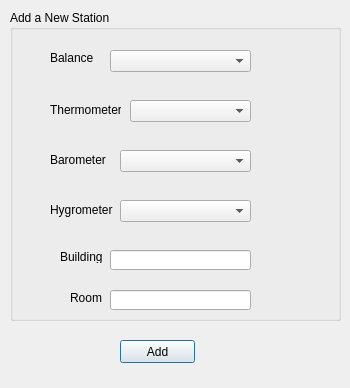
<?xml version="1.0" encoding="UTF-8"?>
<ui version="4.0">
 <class>Dialog</class>
 <widget class="QDialog" name="Dialog">
  <property name="geometry">
   <rect>
    <x>0</x>
    <y>0</y>
    <width>350</width>
    <height>388</height>
   </rect>
  </property>
  <property name="windowTitle">
   <string>Dialog</string>
  </property>
  <widget class="QGroupBox" name="groupBox">
   <property name="geometry">
    <rect>
     <x>10</x>
     <y>10</y>
     <width>331</width>
     <height>311</height>
    </rect>
   </property>
   <property name="title">
    <string>Add a New Station</string>
   </property>
   <widget class="QLabel" name="label">
    <property name="geometry">
     <rect>
      <x>40</x>
      <y>40</y>
      <width>47</width>
      <height>16</height>
     </rect>
    </property>
    <property name="text">
     <string>Balance</string>
    </property>
   </widget>
   <widget class="QLabel" name="label_2">
    <property name="geometry">
     <rect>
      <x>40</x>
      <y>90</y>
      <width>71</width>
      <height>20</height>
     </rect>
    </property>
    <property name="text">
     <string>Thermometer</string>
    </property>
   </widget>
   <widget class="QLabel" name="label_3">
    <property name="geometry">
     <rect>
      <x>40</x>
      <y>140</y>
      <width>71</width>
      <height>20</height>
     </rect>
    </property>
    <property name="text">
     <string>Barometer</string>
    </property>
   </widget>
   <widget class="QLabel" name="label_4">
    <property name="geometry">
     <rect>
      <x>40</x>
      <y>190</y>
      <width>71</width>
      <height>20</height>
     </rect>
    </property>
    <property name="text">
     <string>Hygrometer</string>
    </property>
   </widget>
   <widget class="QComboBox" name="balanceCombo">
    <property name="geometry">
     <rect>
      <x>100</x>
      <y>40</y>
      <width>141</width>
      <height>22</height>
     </rect>
    </property>
   </widget>
   <widget class="QComboBox" name="thermometerCombo">
    <property name="geometry">
     <rect>
      <x>120</x>
      <y>90</y>
      <width>121</width>
      <height>22</height>
     </rect>
    </property>
   </widget>
   <widget class="QComboBox" name="barometerCombo">
    <property name="geometry">
     <rect>
      <x>110</x>
      <y>140</y>
      <width>131</width>
      <height>22</height>
     </rect>
    </property>
   </widget>
   <widget class="QComboBox" name="hygrometerCombo">
    <property name="geometry">
     <rect>
      <x>110</x>
      <y>190</y>
      <width>131</width>
      <height>22</height>
     </rect>
    </property>
   </widget>
   <widget class="QLabel" name="label_5">
    <property name="geometry">
     <rect>
      <x>50</x>
      <y>240</y>
      <width>47</width>
      <height>13</height>
     </rect>
    </property>
    <property name="text">
     <string>Building</string>
    </property>
   </widget>
   <widget class="QLabel" name="label_6">
    <property name="geometry">
     <rect>
      <x>60</x>
      <y>280</y>
      <width>41</width>
      <height>16</height>
     </rect>
    </property>
    <property name="text">
     <string>Room</string>
    </property>
   </widget>
   <widget class="QLineEdit" name="buildingEdit">
    <property name="geometry">
     <rect>
      <x>100</x>
      <y>240</y>
      <width>141</width>
      <height>20</height>
     </rect>
    </property>
   </widget>
   <widget class="QLineEdit" name="roomEdit">
    <property name="geometry">
     <rect>
      <x>100</x>
      <y>280</y>
      <width>141</width>
      <height>20</height>
     </rect>
    </property>
   </widget>
  </widget>
  <widget class="QPushButton" name="addStationButton">
   <property name="geometry">
    <rect>
     <x>120</x>
     <y>340</y>
     <width>75</width>
     <height>23</height>
    </rect>
   </property>
   <property name="text">
    <string>Add</string>
   </property>
  </widget>
 </widget>
 <resources/>
 <connections/>
</ui>
